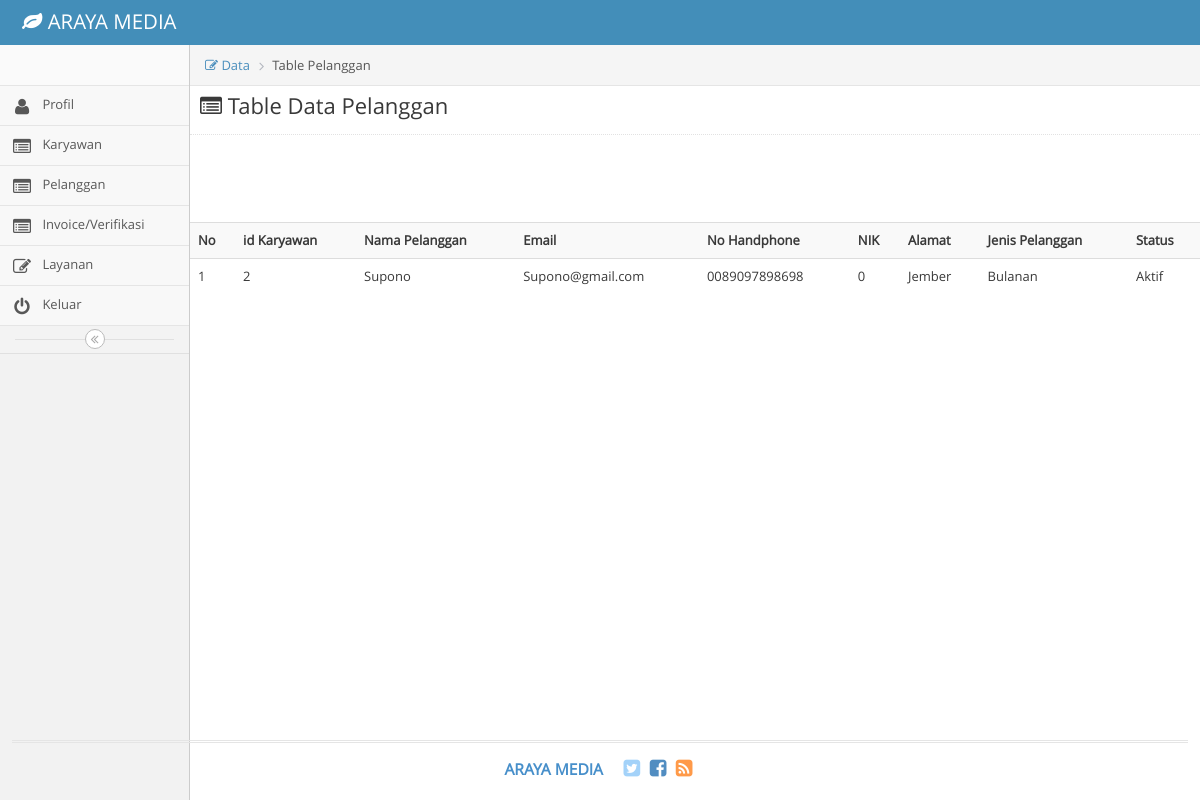
Before: /index.php/pelanggan_admin with the older database file.
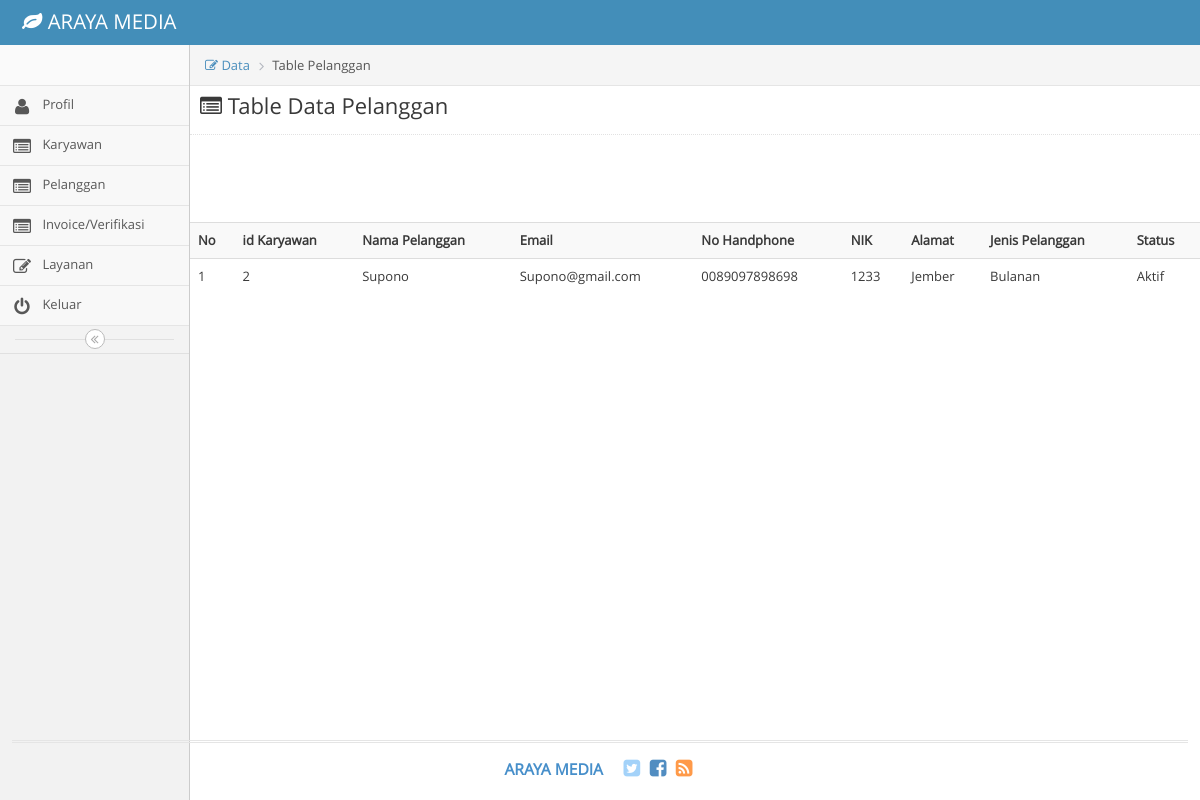
After: the same page with the newer database file.
### tables this page shows
CREATE TABLE `customer` (
  `id_Customer` int(11) NOT NULL,
  `id_Karyawan` int(11) DEFAULT NULL,
  `id_user` int(11) NOT NULL,
  `nama` varchar(45) DEFAULT NULL,
  `Email` varchar(45) DEFAULT NULL,
  `NoHp` varchar(45) DEFAULT NULL,
  `Password` varchar(45) DEFAULT NULL,
  `NIK` int(20) DEFAULT NULL,
  `Nama_JenisFile` text,
  `Alamat` varchar(45) DEFAULT NULL,
  `Jenis_Pelanggan` varchar(45) DEFAULT NULL,
  `Status` varchar(45) DEFAULT NULL
);

### application/controllers/pelanggan_admin.php (called while the page is built, shortened)
<?php
class pelanggan_admin extends CI_Controller {
	public function index()
	{
		$this->load->view('pelanggan_admin');
	}
}

### index.php (called while the page is built, shortened)
<?php
require_once BASEPATH.'core/CodeIgniter.php';

### application/views/pelanggan_admin.php (the view, shortened to what the changed rows need)
<!DOCTYPE html>
<html lang="en">
	<head>
		<link rel="stylesheet" href="<?php echo base_url()?>assets/css/bootstrap.min.css" />
		<link rel="stylesheet" href="<?php echo base_url()?>assets/font-awesome/4.5.0/css/font-awesome.min.css" />
		<link rel="stylesheet" href="<?php echo base_url()?>assets/css/ace.min.css" class="ace-main-stylesheet" id="main-ace-style" />
		<link rel="stylesheet" href="<?php echo base_url()?>assets/css/ace-skins.min.css" />
		<link rel="stylesheet" href="<?php echo base_url()?>assets/css/ace-rtl.min.css" />
	</head>
	<body class="no-skin">
		<div class="main-container ace-save-state" id="main-container">
			<div class="main-content">
				<div class="main-content-inner">
					<section class="wrapper">
						<table class="table table-striped table-advance table-hover">
					                <tbody>
					                  <tr>
					                    <th><i class="icon_profile"></i> No</th>
					                    <th><i class="icon_profile"></i> id Karyawan</th>
					                  	<th><i class="icon_profile"></i> Nama Pelanggan</th>
					                    <th><i class="icon_calendar"></i> Email</th>
					                    <th><i class="icon_mail_alt"></i> No Handphone</th>
					                    <th><i class="icon_mail_alt"></i> NIK</th>
					                    <th><i class="icon_calendar"></i> Alamat</th>
					                    <th><i class="icon_calendar"></i> Jenis Pelanggan</th>
					                    <th><i class="icon_calendar"></i> Status</th>
					                  </tr>
					                  <?php
								include ('koneksi.php');
								$sql='select * from customer';
								$ambil=mysqli_query($konek,$sql);
								$nomor=1;
								while($data=mysqli_fetch_array($ambil)){
								echo "<tr>";
								echo "<td>".$nomor++."</td>";
								echo "<td>".$nomor++."</td>";
								echo "<td>".$data['nama']."</td>";
								echo "<td>".$data['Email']."</td>";
								echo "<td>".$data['NoHp']."</td>";
								echo "<td>".$data['NIK']."</td>";
								echo "<td>".$data['Alamat']."</td>";
								echo "<td>".$data['Jenis_Pelanggan']."</td>";
								echo "<td>".$data['Status']."</td>";
								echo "</tr>";
								}
								?>
					</section>
											</div>
										</div>
									</div>
	</body>
</html>

Changed rows visible on the page:
changed customer "Supono": NIK "0" → "1233"
